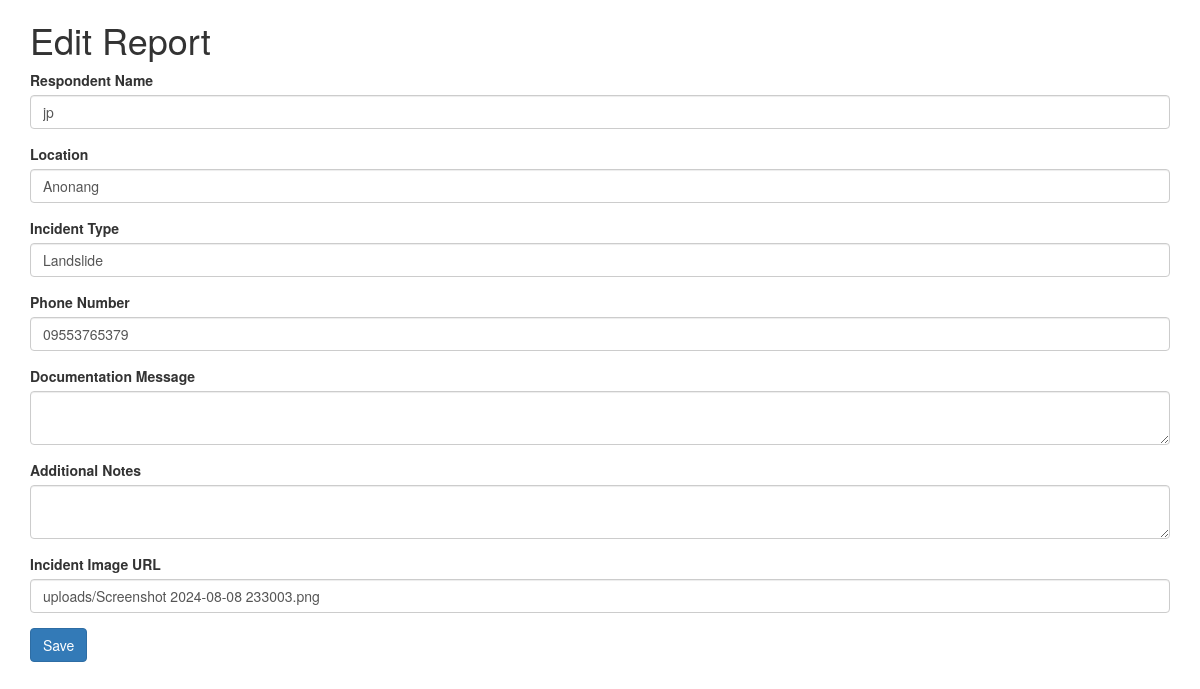
The page /edit_report.php?id=2 on the database its author committed.
### tables this page shows
CREATE TABLE `reports` (
  `id` int(11) NOT NULL,
  `respondent_name` varchar(255) DEFAULT NULL,
  `location` varchar(255) DEFAULT NULL,
  `phone_number` varchar(15) DEFAULT NULL,
  `incident_type` varchar(255) DEFAULT NULL,
  `incident_image` varchar(255) DEFAULT NULL,
  `latitude` decimal(10,8) DEFAULT NULL,
  `longitude` decimal(10,8) DEFAULT NULL,
  `created_at` timestamp NOT NULL DEFAULT current_timestamp(),
  `status` varchar(50) DEFAULT NULL,
  `user_id` int(11) DEFAULT NULL,
  `documentation_message` text DEFAULT NULL,
  `additional_notes` text DEFAULT NULL
);

### edit_report.php (the view, shortened to what this page needs)
<?php
include('db_connection.php');
$report_id = $_GET['id'];
$stmt = $conn->prepare("SELECT * FROM reports WHERE id = ?");
$stmt->bind_param("i", $report_id);
$stmt->execute();
$report = $stmt->get_result()->fetch_assoc();
?>
<!DOCTYPE html>
<html lang="en">
<head>
    <link rel='stylesheet' href='//maxcdn.bootstrapcdn.com/bootstrap/3.3.5/css/bootstrap.min.css'>
</head>
<body>
<div class="container">
    <h1>Edit Report</h1>
    <form method="POST">
        <div class="form-group">
            <label for="respondent_name">Respondent Name</label>
            <input type="text" class="form-control" id="respondent_name" name="respondent_name" value="<?php echo htmlspecialchars($report['respondent_name']); ?>" required>
        </div>
        <div class="form-group">
            <label for="location">Location</label>
            <input type="text" class="form-control" id="location" name="location" value="<?php echo htmlspecialchars($report['location']); ?>" required>
        </div>
        <div class="form-group">
            <label for="incident_type">Incident Type</label>
            <input type="text" class="form-control" id="incident_type" name="incident_type" value="<?php echo htmlspecialchars($report['incident_type']); ?>" required>
        </div>
        <div class="form-group">
            <label for="phone_number">Phone Number</label>
            <input type="text" class="form-control" id="phone_number" name="phone_number" value="<?php echo htmlspecialchars($report['phone_number']); ?>" required>
        </div>
        <div class="form-group">
            <label for="documentation_message">Documentation Message</label>
            <textarea class="form-control" id="documentation_message" name="documentation_message" required><?php echo htmlspecialchars($report['documentation_message']); ?></textarea>
        </div>
        <div class="form-group">
            <label for="additional_notes">Additional Notes</label>
            <textarea class="form-control" id="additional_notes" name="additional_notes"><?php echo htmlspecialchars($report['additional_notes']); ?></textarea>
        </div>
        <div class="form-group">
            <label for="incident_image">Incident Image URL</label>
            <input type="text" class="form-control" id="incident_image" name="incident_image" value="<?php echo htmlspecialchars($report['incident_image']); ?>" required>
        </div>
        <button type="submit" class="btn btn-primary">Save</button>
    </form>
</div>
</body>
</html>

### rows shown on the page
reports: respondent_name "jp", location "Anonang", incident_type "Landslide", phone_number "09553765379", incident_image "uploads/Screenshot 2024-08-08 233003.png"
